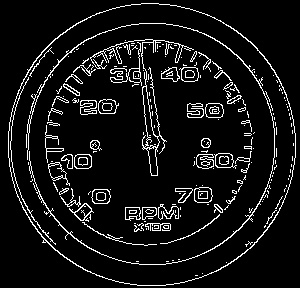
#> input picture test.jpg, 300 x 288 px
$ python detectcircles.py --image test.jpg   (older library calls are emulated)
#> lines starting #> are read from the running program, lines starting #| are printed output that depends on the picture; after the words box and inside, x2 and y2 are one past the last pixel; in counts of white or black regions, pixels touching at a corner belong together
import numpy as np
import argparse
import cv2

# construct argument parser and parse the arguements
ap = argparse.ArgumentParser()
ap.add_argument("-i", "--image", required = True, help = "Path to the image")
args = vars(ap.parse_args())

#load image, clone it and convert to grayscale
image = cv2.imread(args["image"])
#> image is the input picture: shape (288, 300, 3); min 0, max 255, mean 20.4
output = image.copy()
gray = cv2.cvtColor(image, cv2.COLOR_BGR2GRAY)

# detect circles in the image
circles = cv2.HoughCircles(gray, cv2.cv.CV_HOUGH_GRADIENT, 1.2, 100)
#> circles = [[137.4, 143.4, 112.4]]

# ensure at least some circles were found
if circles is not None:
	# convert the (x, y) coordinates and radius of the circles to integers
	circles = np.round(circles[0, :]).astype("int")
#> circles = [[137, 143, 112]]

	# loop over the (x, y) coordinates and radius of the circles
	for (x, y, r) in circles:
		# draw the circle in the output image, then draw a rectangle
		# corresponding to the center of the circle
		cv2.circle(output, (x, y), r, (0, 255, 0), 4)
		cv2.rectangle(output, (x - 5, y - 5), (x + 5, y + 5), (0, 128, 255), -1)
#> this loop made 1 pass
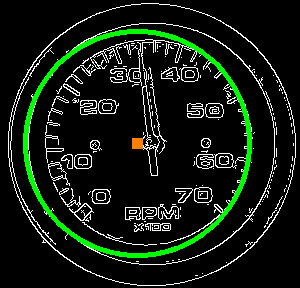
#> output: shape (288, 300, 3); 4.11% of pixels changed, all inside (x1, y1, x2, y2) = (23, 29, 252, 258)

	# show the output image
	cv2.imshow("output", np.hstack([image, output]))
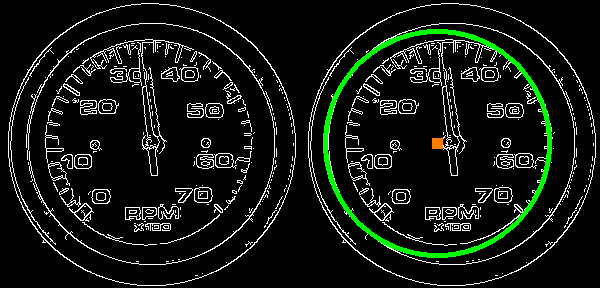
#> window 'output': shape (288, 600, 3); mean B, G, R 19.5, 24.7, 19.7
	cv2.waitKey(0)
